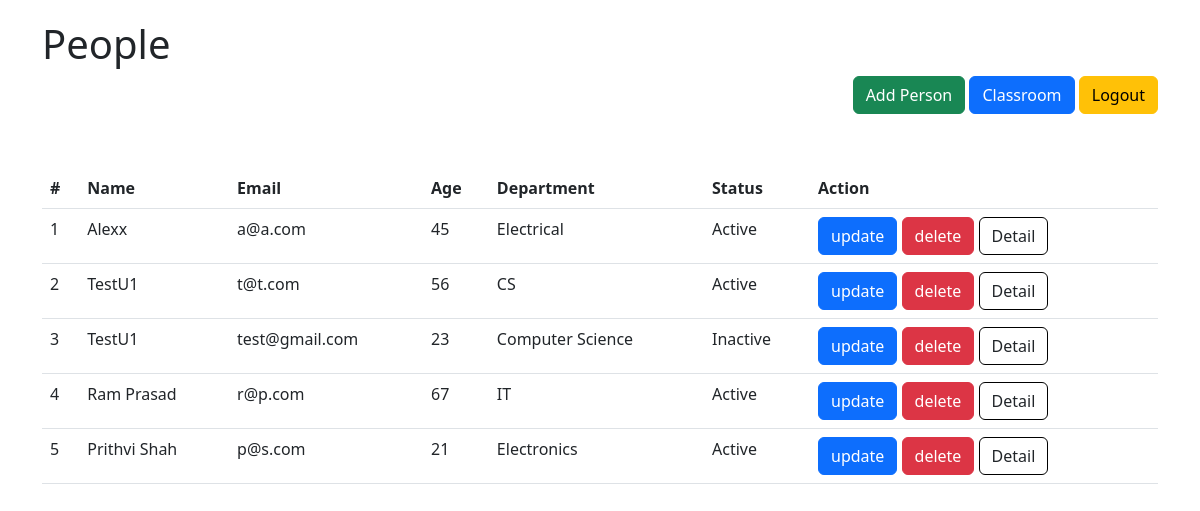
/c/person-list/, run on an earlier commit of the app's database.
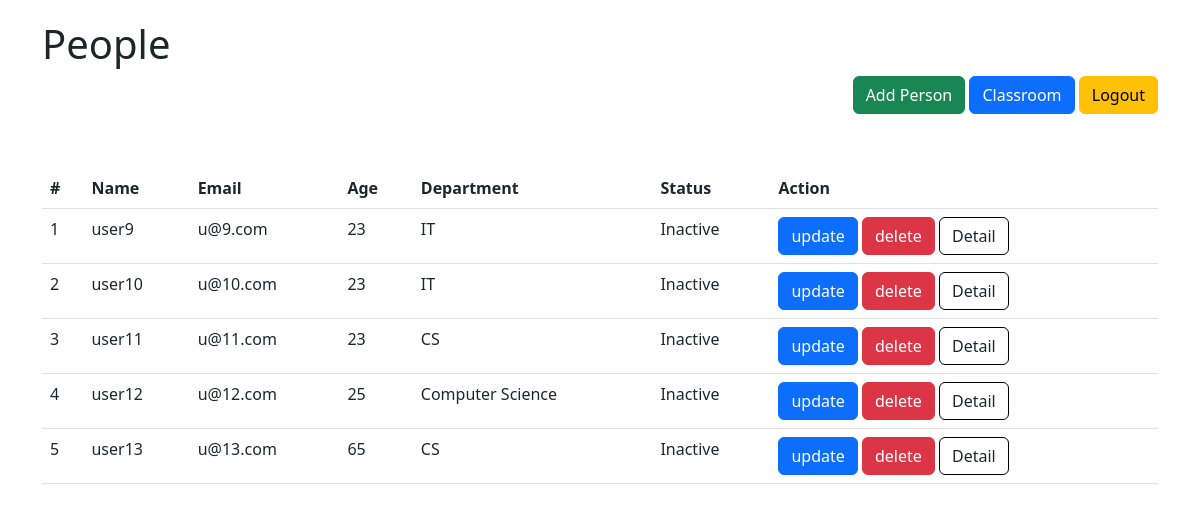
And on a later commit of the database.
### crud/models.py (models this page shows, shortened)
class Person(models.Model):
    name = models.CharField(max_length=50)
    email = models.EmailField(unique=True)
    age = models.PositiveIntegerField()
    department = models.CharField(max_length=50)
    is_active = models.BooleanField(default=False)

### classbased/views.py (the view)
# urls.py: path('person-list/', PersonListView.as_view(), name="person_list"),
class PersonListView(ListView):
    template_name = "classbased/person_list.html"
    context_object_name = "persons"
    def get_queryset(self):
        if self.request.user.is_superuser:
            return Person.objects.all()
        return Person.objects.all()[:5]

### templates/classbased/person_list.html
{% extends "crud/base.html" %}
{% block content %}
    <div>
        <h1>People</h1>
        <div style="float: right">
            <a href="{% url 'create' %}" class="btn btn-success"
               >Add Person</a>
            <a href="{% url 'classroom' %}" class="btn btn-primary">Classroom</a>
            <a href="{% url 'logout' %}" class="btn btn-warning">Logout</a>
        </div>
    </div>
    <table class="table" style="margin-top: 100px">
        <thead>
        <tr>
            <th scope="col">#</th>
            <th scope="col">Name</th>
            <th scope="col">Email</th>
            <th scope="col">Age</th>
            <th scope="col">Department</th>
            <th scope="col">Status</th>
            <th scope="col">Action</th>
        </tr>
        </thead>
        <tbody>
        {% for person in persons %}
            <tr>
                <td>{{ forloop.counter }}</td>
                <td>{{ person.name }}</td>
                <td>{{ person.email }}</td>
                <td>{{ person.age }}</td>
                <td>{{ person.department }}</td>
                <td>
                    {% if person.is_active %}
                        Active
                    {% else %}
                        Inactive
                    {% endif %}
                </td>
                <td>
                    <a href="{% url 'update' person.id %}" class="btn btn-primary">update</a>
                    <a href="{% url 'delete' person.id %}" class="btn btn-danger">delete</a>
                    <a href="{% url 'person_detail_view' person.id %}" class="btn" style="border-color: black">Detail</a>
                </td>
            </tr>
        {% endfor %}
        </tbody>
    </table>
{% endblock %}

What changed in the data, as far as the page shows it:
removed Person: name "Alexx", email "a@a.com", age "45", department "Electrical", is_active "Active"
removed Person: name "TestU1", email "t@t.com", age "56", department "CS", is_active "Active"
removed Person: name "TestU1", email "test@gmail.com", age "23", department "Computer Science", is_active "Inactive"
removed Person: name "Ram Prasad", email "r@p.com", age "67", department "IT", is_active "Active"
removed Person: name "Prithvi Shah", email "p@s.com", age "21", department "Electronics", is_active "Active"
now on this page (row unchanged): Person: name "user9", email "u@9.com", age "23", department "IT", is_active "Inactive"
now on this page (row unchanged): Person: name "user10", email "u@10.com", age "23", department "IT", is_active "Inactive"
now on this page (row unchanged): Person: name "user11", email "u@11.com", age "23", department "CS", is_active "Inactive"
now on this page (row unchanged): Person: name "user12", email "u@12.com", age "25", department "Computer Science", is_active "Inactive"
now on this page (row unchanged): Person: name "user13", email "u@13.com", age "65", department "CS", is_active "Inactive"
